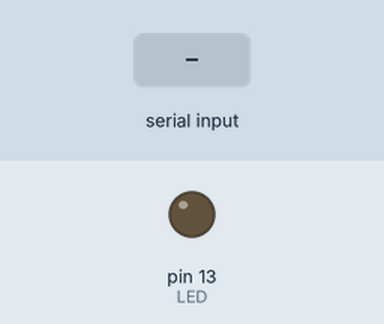
Simulated run of this sketch. Board: Arduino Uno, built with avr-gcc and run on an emulated ATmega328P. On the bench: output pins drawn as LEDs (lit = HIGH). The test bench sets the inputs (shaded band). What the sketch prints to the serial monitor is not drawn.

Above: at 1.2 s.
1.3 s: "1" received over Serial
At 2.3 s:
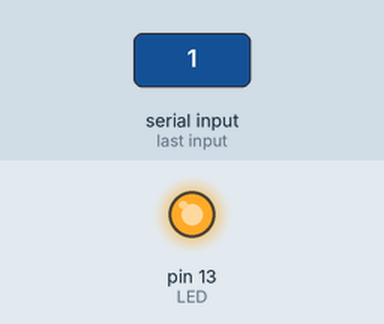
2.8 s: "0" received over Serial
At 3.4 s:
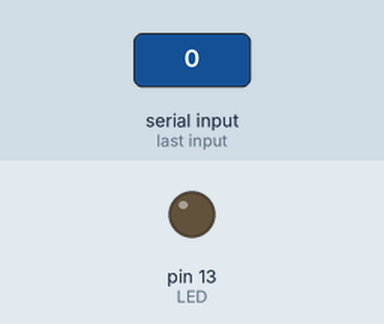
Timing chart, 0 to 5.8 s (numbered marks = the images above; inputs shaded):
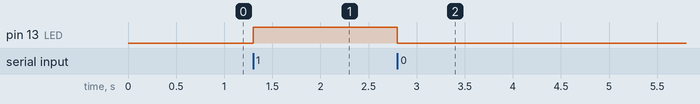

Measured:
- after the input at 1.3 s, pin 13 (LED): LOW → HIGH at once
- after the input at 2.8 s, pin 13 (LED): HIGH → LOW at once

The sketch:

SerialInput.ino
```cpp
/*從序列埠控制 LED 開關
 * 1: on ; 0: off
 */

const byte LED = 13;
char val;     		// 儲存接收資料的變數，採字元類型
void setup() {
  pinMode(LED, OUTPUT);
  Serial.begin(9600);
  Serial.print("1: on ; 0: off!");
}

void loop() {
  if( Serial.available() ) {
    val = Serial.read();
    if (val == '1') {
      digitalWrite(LED, HIGH);
      Serial.print("LED ON");
    }
    else if (val == '0') {
      digitalWrite(LED, LOW);
      Serial.print("LED OFF");
    }
  }
}
```
